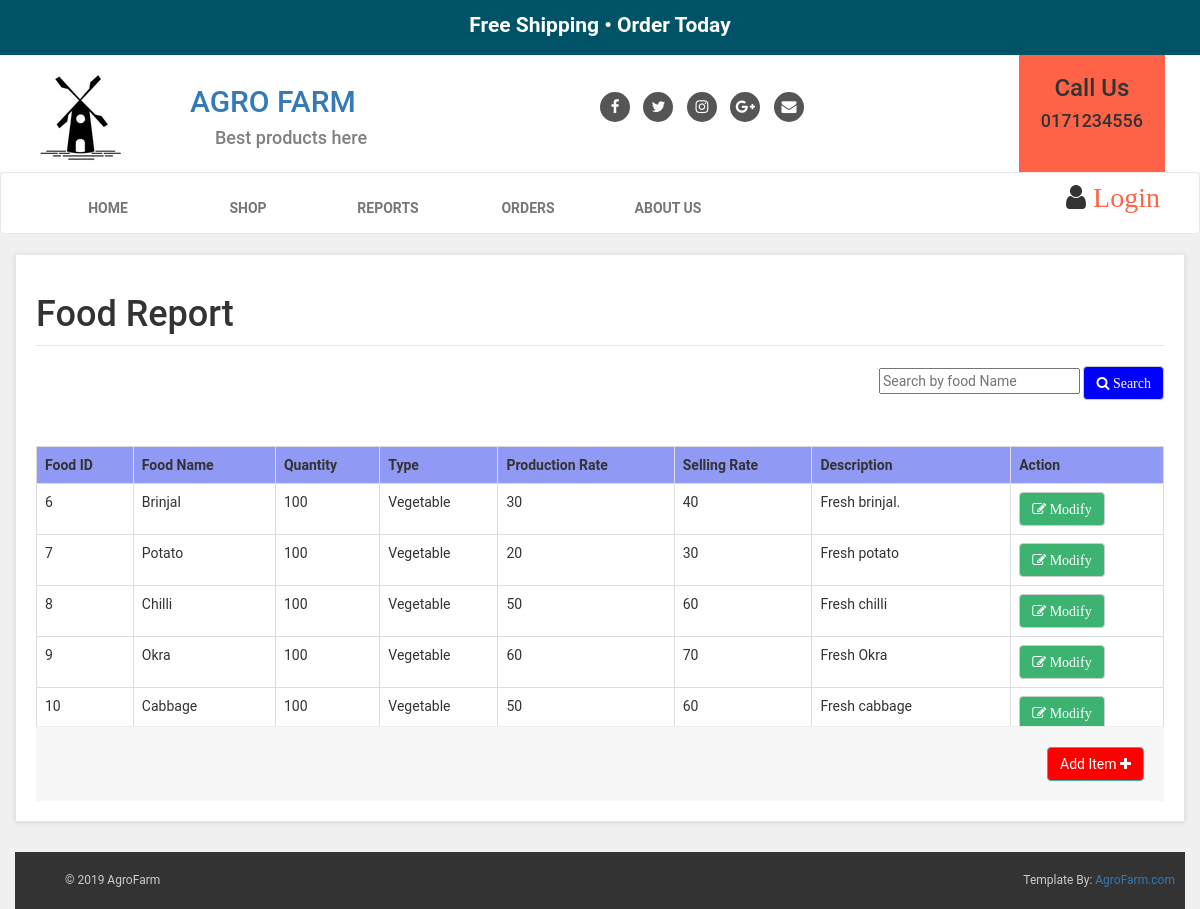
The app's page /Owner/foodreport.php with its own data.
### tables this page shows
CREATE TABLE `food` (
  `Fid` int(5) NOT NULL,
  `Fname` varchar(20) NOT NULL,
  `Quantity` double NOT NULL,
  `Type` varchar(10) NOT NULL,
  `PRate` int(10) NOT NULL,
  `SRate` int(10) NOT NULL,
  `Fimage` varchar(100) NOT NULL,
  `Description` varchar(255) NOT NULL,
  `Fimage2` varchar(50) NOT NULL,
  `Fimage1` varchar(50) NOT NULL,
  `Fimage3` varchar(50) NOT NULL
);

### Owner/foodreport.php (the view, shortened to what this page needs)
<?php
include "includes/connection.php";
?>
<!DOCTYPE html>
<html>
<head>
	<link rel="stylesheet" href="https://maxcdn.bootstrapcdn.com/bootstrap/3.4.0/css/bootstrap.min.css">
	<link rel="stylesheet" href="style.css">
	<link href="https://stackpath.bootstrapcdn.com/font-awesome/4.7.0/css/font-awesome.min.css" rel="stylesheet">
</head>
<body>
<?php
include "includes/owner_header.php";
?>
		<div class="col-md-12" id="cart">
			<div class="box">
				<form action="" method="post" enctype="multipart-form-data">
					<legend><h1>Food Report</h1></legend>
					<div>
					<span class="pull-right">
							<input type="text" name="search" placeholder="Search by food Name">
							<button class="btn btn-default" type="submit" name="submit" value="submit" style="background-color: blue;color: white;">
								<i class="fa fa-search"> Search</i>
							</button>
					</span>
				</div>
				<br>
				<br>
				<br>
					<div class="table-responsive">
						<div class="scroll">
						<table class="table">
<?php
if(isset($_POST['submit']))
{
		$q=mysqli_query($db,"select * from food where Fname like '%$_POST[search]%'");
		if(mysqli_num_rows($q)==0)
		{
			?>
			<script type="text/javascript">
				alert("No Food Found");
			</script>
			<?php
			$result=mysqli_query($db,"select * from `food`;");
echo "<table class='table table-bordered table-hover' >";
echo "<tr style='background-color: #9099f3;'>";
	echo "<th>";  echo "Food ID";  echo "</th>";
	echo "<th>";  echo "Food Name";  echo "</th>";
	echo "<th>";  echo "Quantity";  echo "</th>";
	echo "<th>";  echo "Type";  echo "</th>";
	echo "<th>";  echo "Production Rate";  echo "</th>";
	echo "<th>";  echo "Selling Rate";  echo "</th>";
	echo "<th>";  echo "Description";  echo "</th>";
	echo "<th>";  echo "Action";  echo "</th>";
	echo "</tr>";
while($row=mysqli_fetch_assoc($result))
{
	echo "<tr>";
		echo "<td>";  echo $row['Fid'];  echo "</td>";
		echo "<td>";  echo $row['Fname'];  echo "</td>";
		echo "<td>";  echo $row['Quantity'];  echo "</td>";
		echo "<td>";  echo $row['Type'];  echo "</td>";
		echo "<td>";  echo $row['PRate'];  echo "</td>";
		echo "<td>";  echo $row['SRate'];  echo "</td>";
		echo "<td>";  echo $row['Description'];  echo "</td>";
		echo "<td>"; ?><button class="btn btn-default edition" type="button" style="background-color: mediumseagreen;color: white;">
								<i class="fa fa-pencil-square-o"> Modify</i>
							</button>
		<?php
		echo "</td>";
	echo "</tr>";
}
echo "</table>";
		}
		else
		{
				echo "<table class='table table-bordered table-hover' >";
echo "<tr style='background-color: #9099f3;'>";
	echo "<th>";  echo "Food ID";  echo "</th>";
	echo "<th>";  echo "Food Name";  echo "</th>";
	echo "<th>";  echo "Quantity";  echo "</th>";
	echo "<th>";  echo "Type";  echo "</th>";
	echo "<th>";  echo "Production Rate";  echo "</th>";
	echo "<th>";  echo "Selling Rate";  echo "</th>";
	echo "<th>";  echo "Description";  echo "</th>";
	echo "<th>";  echo "Action";  echo "</th>";
echo "</tr>";
while($row=mysqli_fetch_assoc($q))
{
	echo "<tr>";
		echo "<td>";  echo $row['Fid'];  echo "</td>";
		echo "<td>";  echo $row['Fname'];  echo "</td>";
		echo "<td>";  echo $row['Quantity'];  echo "</td>";
		echo "<td>";  echo $row['Type'];  echo "</td>";
		echo "<td>";  echo $row['PRate'];  echo "</td>";
		echo "<td>";  echo $row['SRate'];  echo "</td>";
		echo "<td>";  echo $row['Description'];  echo "</td>";
		echo "<td>"; ?><button class="btn btn-default edition" type="button" style="background-color: mediumseagreen;color: white;">
								<i class="fa fa-pencil-square-o"> Modify</i>
							</button>
		<?php
		echo "</td>";
	echo "</tr>";
}
echo "</table>";
		}
}
else
{
	$result=mysqli_query($db,"select * from `food`;");
echo "<table class='table table-bordered table-hover' >";
echo "<tr style='background-color: #9099f3;'>";
	echo "<th>";  echo "Food ID";  echo "</th>";
	echo "<th>";  echo "Food Name";  echo "</th>";
	echo "<th>";  echo "Quantity";  echo "</th>";
	echo "<th>";  echo "Type";  echo "</th>";
	echo "<th>";  echo "Production Rate";  echo "</th>";
	echo "<th>";  echo "Selling Rate";  echo "</th>";
	echo "<th>";  echo "Description";  echo "</th>";
	echo "<th>";  echo "Action";  echo "</th>";
	echo "</tr>";
while($row=mysqli_fetch_assoc($result))
{
	echo "<tr>";
		echo "<td>";  echo $row['Fid'];  echo "</td>";
		echo "<td>";  echo $row['Fname'];  echo "</td>";
		echo "<td>";  echo $row['Quantity'];  echo "</td>";
		echo "<td>";  echo $row['Type'];  echo "</td>";
		echo "<td>";  echo $row['PRate'];  echo "</td>";
		echo "<td>";  echo $row['SRate'];  echo "</td>";
		echo "<td>";  echo $row['Description'];  echo "</td>";
		echo "<td>"; ?><button class="btn btn-default edition" type="button" style="background-color: mediumseagreen;color: white;">
								<i class="fa fa-pencil-square-o"> Modify</i>
							</button>
		<?php
		echo "</td>";
	echo "</tr>";
}
echo "</table>";
}
?>
</div>
					<div class="box-footer">
						<div class="pull-right">
							<a href="#" class="btn btn-primary" id="add_item" style="background-color: red;">Add Item <i class="fa fa-plus"></i></a>
						</div>
					</div>
				</form>
			</div>
</div>
<footer>
	<?php
	include "shop_footer.php";
	?>
</footer>
</body>
</html>

### Owner/includes/owner_header.php (shortened to what this page needs)
<!DOCTYPE html>
<html>
<head>
</head>
<body>
<div id="shop_header">
	<div id="top">
		<div class="container">
              <label id="header_text">Free Shipping • Order Today</label>
					</div>
		</div>
		<div class="container" id="header2">
          <div class="navbar-header">
				<a class="navbar-brand home" href="index.php">
					<img src="img/new.png" alt="Shop" class="hidden-xs">
                  </div>
                  <div id="title">
					   <h2> AGRO FARM </h2>
            <h4 style="margin-left: 25px; ">Best products here</h4>
                  </div>
                  <div class="contactinfo">
				<div class="callus">
					<h3>Call Us</h3>
					<h4>0171234556</h4>
				</div>
			<div class="contactus">
			<p class="social">
					<a href="#"><i class="fa fa-facebook"></i></a>
					<a href="#"><i class="fa fa-twitter"></i></a>
					<a href="#"><i class="fa fa-instagram"></i></a>
					<a href="#"><i class="fa fa-google-plus"></i></a>
					<a href="#"><i class="fa fa-envelope"></i></a>
				</p>
				</div>
				</div>
			</div>
  </div>
  	<div class="navbar  navbar-default" id="navbar">
		<div class="container">
			<div class="navbar-collapse" id="navigation">
				<div class="padding nav">
					<ul class="nav navbar-nav navbar-left" id="menu">
						<li class="">
							<a href="index.php">HOME</a>
						</li>
						<li class="">
							<a href="shop.php">SHOP</a>
						</li>
						<li id="drop">
							<a href="#">Reports</a>
						</li>
						<li>
							<a href="orderreport.php">Orders</a>
						</li>
						<li>
							<a href="aboutus.php">About Us</a>
						</li>
					</ul>
					<div class="nav-right">
					 <ul class="nav navbar-nav navbar-right">
						<?php
				if(isset($_SESSION['login_user']))
				{
					?>
						<li class="active"><i class="fa fa-user fa-2x">
							<a href="admin_profile.php" id="login_style"><?php echo $_SESSION['login_user']; ?></a>
						</i></li>
						<li class="active"><i class="fa fa-sign-out fa-2x">
							<a href="logout.php" id="login_style">Logout</a>
						</i></li>
				<?php
				}
				else{
					?>
					<li class="active"><i class="fa fa-user fa-2x">
							<a href="#" id="login_style">Login</a>
						</i></li>
					<?php
				}
				?>
					</ul>
		</div>
</div>
</div>
</div>
</div>
</body>
</html>

### Owner/shop_footer.php (shortened to what this page needs)
<!DOCTYPE html>
<html>
<head>
</head>
<body>
<footer>
<div id="copyright">
	<div class="container">
		<div class="col-md-6">
			<p class="pull-left">
				&copy; 2019 AgroFarm
			</p>
		</div>
		<div class="col-md-6">
			<p class="pull-right">
				Template By: <a href="#">AgroFarm.com</a>
			</p>
		</div>
	</div>
</div>
		</footer>
</body>
</html>

### Customer/styles/style.css (style rules this page uses)
body { font-family: "Roboto",Helvetica,Arial,sans-sarif; font-size: 14px; line-height: 1.42857143; color: #333333; background-color: #f0f0f0; }
#top { background-color: #555555; padding: 10px 0; }
.navbar { background: white; }
.navbar-brand { float: left; padding: 10px 15px; font-size: 18px; line-height: 20px; height: 17px; }
.navbar ul.nav>li>a { text-transform: uppercase; font-weight: bold; font-size: 14px; }
.padding { padding-top: 10px; }
.btn-primary { color: rgb(255,255,255); background-color: rgb(75,151,168); border-color: rgb(65,179,156); }
.box { background: #fff; margin: 0 0 30px; border: solid 1px #e6e6e6; padding: 20px; box-shadow: 0 1px 5px rgba(0,0,0,0.1); }
.box .box-footer { background: #f7f7f7; margin: 30px, -20px -20px; padding: 20px; border-top: solid 1px #eeeeee; }
.box .box-footer:before, .box .box-footer:after { content: " "; display: table; }
.box .box-footer:after { clear: both; }

### Owner/foodreport.php (style rules this page uses)
.scroll { width:100%; height:300px; overflow: scroll; }

### Owner/includes/owner_header.php (style rules this page uses)
#shop_header { font-family: "Roboto",Helvetica,Arial,sans-sarif; font-size: 14px; line-height: 1.42857143; color: #333333; background-color: #f0f0f0; }
#top { background-color: #005266; padding: 10px 0; text-align: center; }
.navbar { background: white; }
.navbar-brand { float: left; padding: 10px 15px; font-size: 18px; line-height: 20px; height: 17px; }
.navbar ul.nav>li>a { text-transform: uppercase; font-weight: bold; font-size: 14px; }
.padding { padding-top: 10px; }
.btn-primary { color: rgb(255,255,255); background-color: rgb(75,151,168); border-color: rgb(65,179,156); }
#header_text { font-size: 21px; color: #FFFFFF; }
#title { margin-left: 90px; }
.contactus { float: left; width: 45%; margin: auto; padding-top: 25px; }
.callus { float: right; margin-right: 20px; width: 25%; height: 100%; background-color: tomato; text-align: center; }
.contactinfo { float: right; width: 50%; height: 100% }
.social { text-align: left; }
.social a { margin: 12px 10px 0 0; color: #fff; display: inline-block; width: 30px; height: 30px; border-radius: 15px; line-height: 30px; font-size: 15px; text-align: center; transform: all 0.3s ease-out; vertical-align: bottom; background-color: #555555; }
.social a i { padding-top:6px; }
#title h4 { color: grey; }
#header2 { background-color: white; width: 100%; height: 117px; }
.nav-right a { padding-right: 10px; margin-top: 20px; text-decoration: none; }
#login_style { color: tomato; margin-top: 10px; padding-top: 10px; }
#menu li { list-style-type: none; width: 9em; text-align: center; float: left; margin-right: 1em; }

### Owner/shop_footer.php (style rules this page uses)
body { font-family: "Roboto",Helvetica,Arial,sans-sarif; font-size: 14px; line-height: 1.42857143; color: #333333; background-color: #f0f0f0; }
#copyright { background: #333; color: #ccc; padding: 20px; font-size: 12px; }
#copyright p { margin: 0; }

### records on screen
food: Fid "6", Fname "Brinjal", Quantity "100", Type "Vegetable", PRate "30", SRate "40", Description "Fresh brinjal."
food: Fid "7", Fname "Potato", Quantity "100", Type "Vegetable", PRate "20", SRate "30", Description "Fresh potato"
food: Fid "8", Fname "Chilli", Quantity "100", Type "Vegetable", PRate "50", SRate "60", Description "Fresh chilli"
food: Fid "9", Fname "Okra", Quantity "100", Type "Vegetable", PRate "60", SRate "70", Description "Fresh Okra"
food: Fid "10", Fname "Cabbage", Quantity "100", Type "Vegetable", PRate "50", SRate "60", Description "Fresh cabbage"
